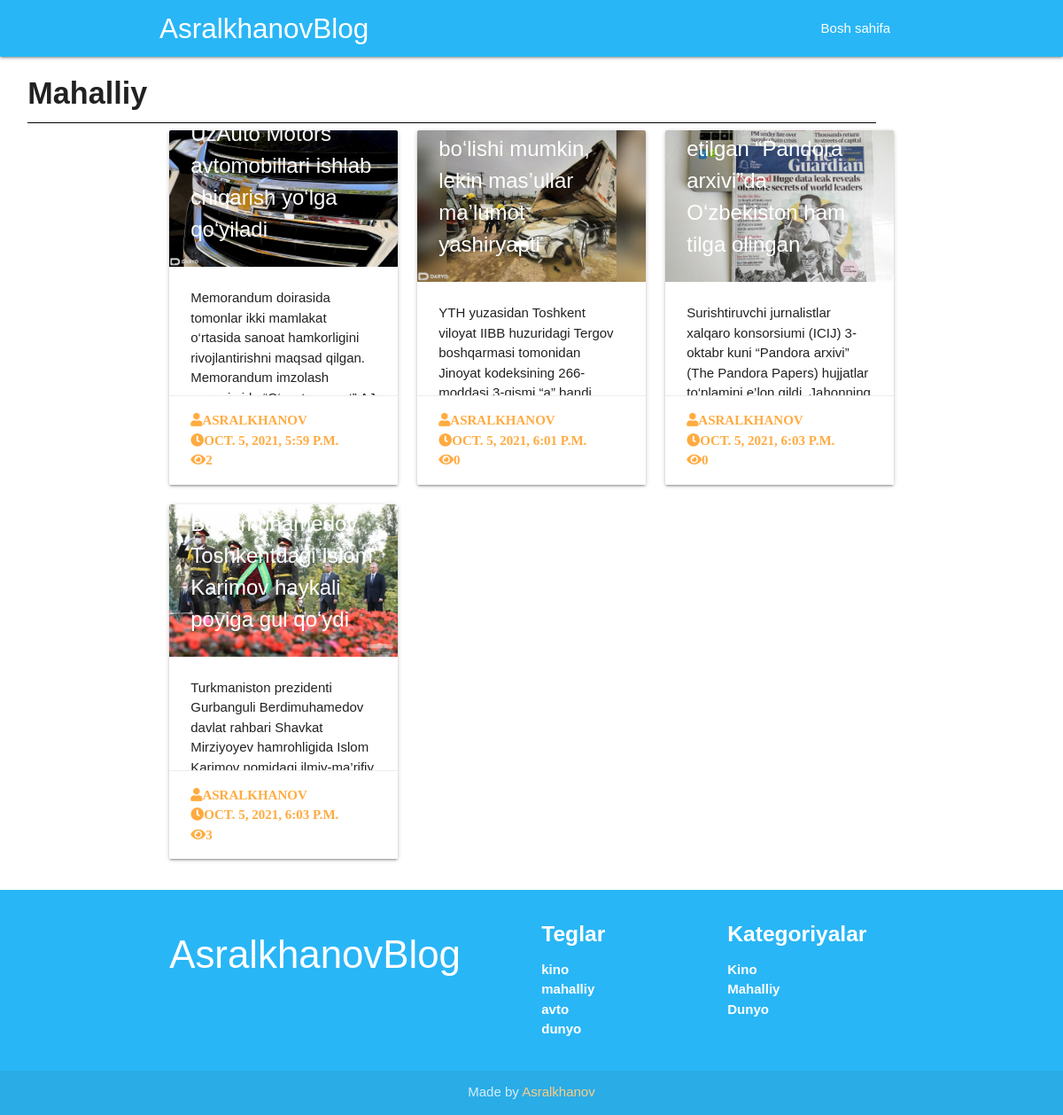
The app's page /category/detail/mahalliy, older data.
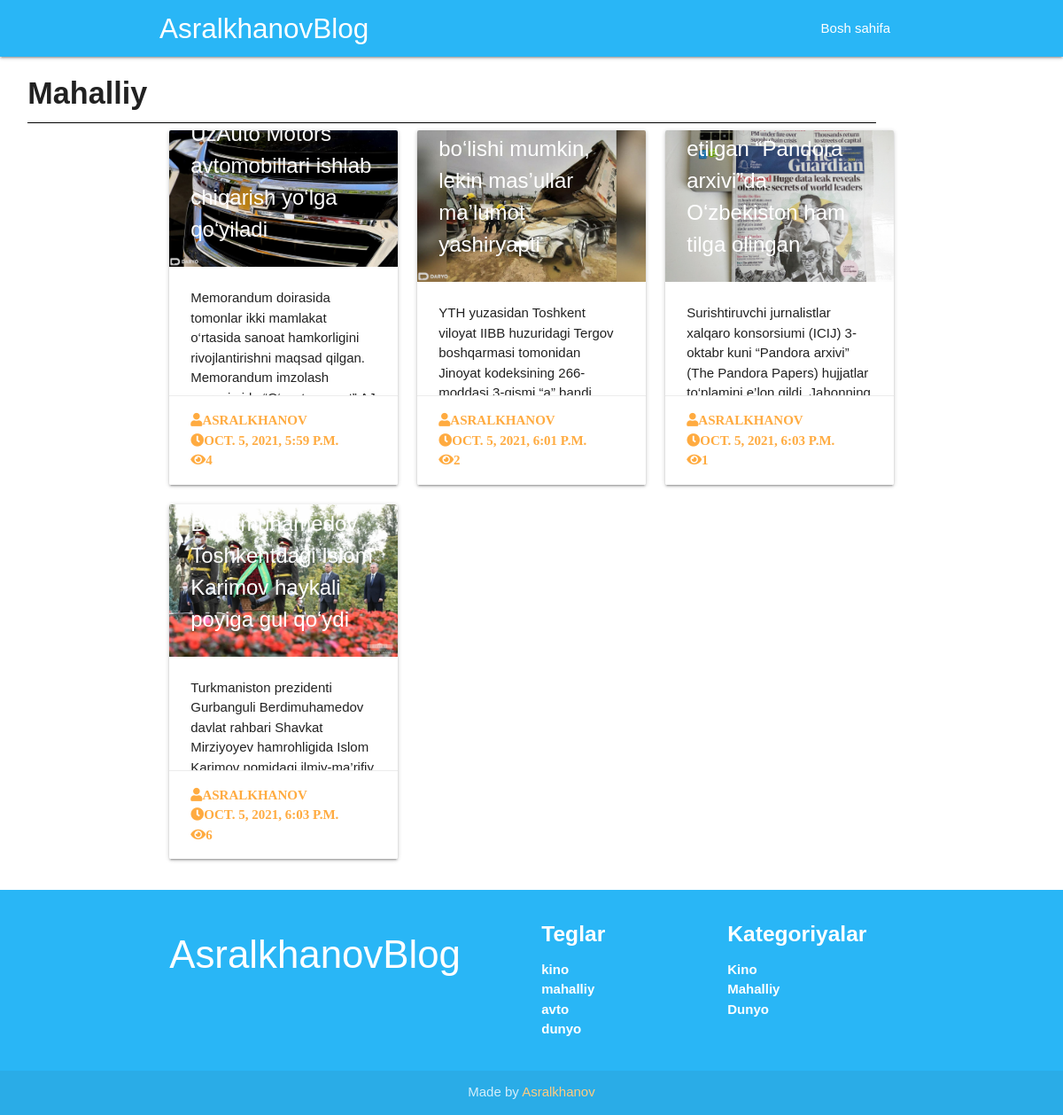
The same page, newer data.
### main/models.py (models this page shows, shortened)
class Post(models.Model):
	title = models.CharField('Nomi', max_length=300)
	slug = models.SlugField('*', max_length=100, unique=True)
	author = models.CharField('Aftor', max_length=80)
	image = models.ImageField('Rasmi', upload_to='posters/')
	body = models.TextField('Body')
	views = models.PositiveIntegerField('Korildi', default=0)
	published = models.DateTimeField(auto_now_add=True)
	category = models.ForeignKey(Category,on_delete=models.CASCADE,related_name='posts')
	tag = models.ManyToManyField(Tags,related_name='products')
	def get_absolute_url(self):
		return reverse('main:post_detail', kwargs={'post_slug':self.slug})
	class Meta:
		verbose_name = 'Maqola'
		verbose_name_plural = 'Maqolalar'

### main/views.py (the view)
# urls.py: path('category/detail/<slug>',views.CategoryDetailView.as_view(),name='category_detail'),
class CategoryDetailView(DetailView):
	model = Category
	slug_field = 'slug'
	template_name = 'category.html'

### main/context_pro.py (called while the page is built)
def view_all(request):
	context = {
		'home':Post.objects.all().order_by('?')[:3],
		'categories':Category.objects.all(),
		'tags':Tags.objects.all(),
		'footer_category':Category.objects.all()[:4],
		'footer_tags':Tags.objects.all()[:4],
		'tops':Post.objects.all().order_by('-views')[:6],
		'all_post':Post.objects.all().order_by('?')[:8]
	}
	return context

### main/models.py (called while the page is built)
	def get_absolute_url(self):
		return reverse('main:tag_detail', kwargs={'tag_slug':self.slug})

### templates/category.html
{% extends "wrapper.html" %}
{% block content %}
<main>
    <div class="row">
      <div class="col s10 m10">
        <div style="margin-left:20px;margin-bottom: -20px;border-bottom: 1px solid black;">
        <h4><b>{{object.name}}</b></h4>
    </div>
      </div>
    </div>
<div class="container">
  <div class="row">
    {% for item in object.posts.all %}
    <div class="col xl4 l4 m4 s12">
      <div class="card medium">
        <div class="card-image">
          <a href="{{item.get_absolute_url}}">
            <img src="{{item.image.url}}">
          <span class="card-title">{{item.title}}</span>
          </a>
        </div>
        <div class="card-content">
          <p>{{item.body|truncatewords:20}}</p>
        </div>
        <div class="card-action">
          <a href="{{item.get_absolute_url}}"><i class="fas fa-user">{{item.author}}</i></a>
          <a href="{{item.get_absolute_url}}"><i class="fas fa-clock">{{item.published}}</i></a>
          <a href="{{item.get_absolute_url}}"><i class="fas fa-eye">{{item.views}}</i></a>
        </div>
      </div>
    </div>
    {% endfor %}
  </div>
</div>
</main>
{% endblock  %}

Row changes from the older to the newer data that the page shows:
changed Post "OCT. 5, 2021, 5:59 P.M.": views "2" → "4"
changed Post "OCT. 5, 2021, 6:01 P.M.": views "0" → "2"
changed Post (number 3 of 4 on the later page): views "0" → "1"
changed Post "Gurbanguli Berdimuhamedov Toshkentdagi Islom Karimov haykali poyiga gul qo‘ydi": views "3" → "6"
